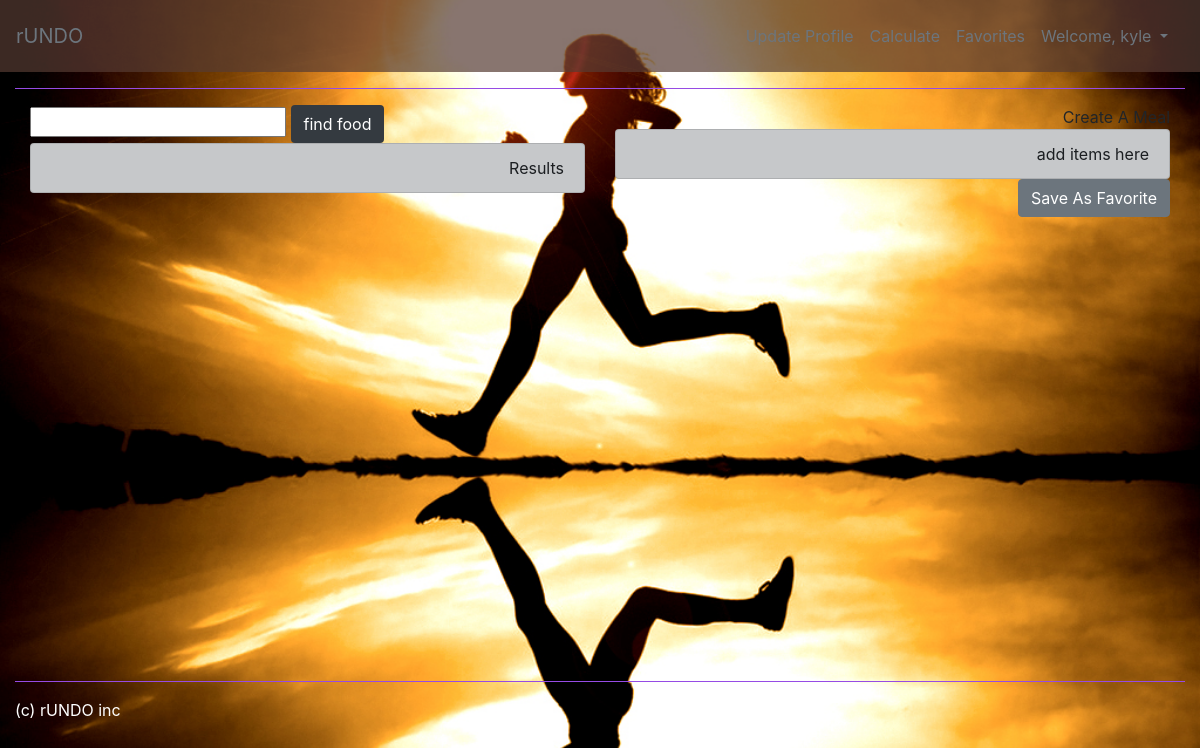
Before: /calculate/ (signed in) with the older database file.
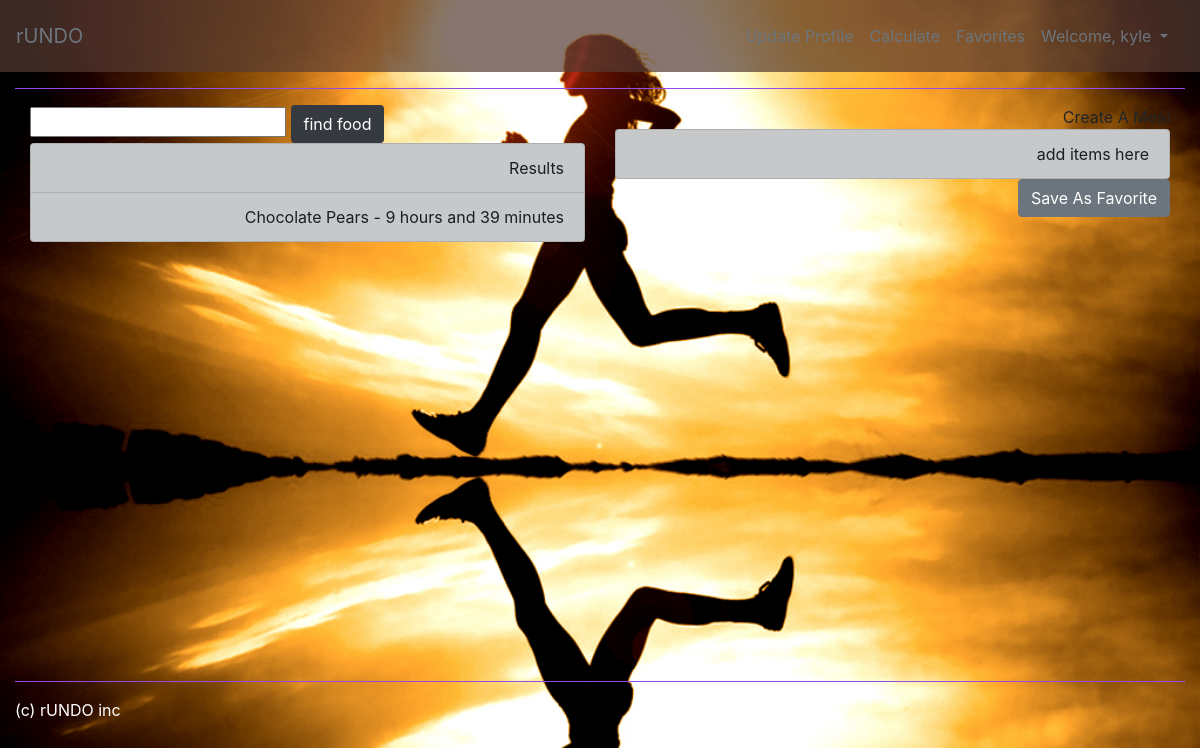
After: the same page with the newer database file.
### RunDoApp/models.py (models this page shows, shortened)
class FoodData(models.Model):
        food_name = models.CharField(max_length=100)
        serving_size = models.FloatField()                 #'3' oz, '5' cup, etc.
        serving_units = models.CharField(max_length=30)       #tbsp, oz, cup, etc
        serving_calories = models.FloatField()
        user_servings = models.FloatField()           #how much user ate
        total_calories = models.FloatField()
        user = models.ForeignKey(User)
        timestamp = models.DateTimeField(default=timezone.now)
        exerciseCapacity = models.ForeignKey(ExerciseCapacity, on_delete=models.CASCADE)
        time_to_run = models.FloatField()
        def __str__(self):
            return self.food_name + " " + str(self.total_calories)
        def get_readable_time(self):
            time_hours = self.time_to_run
            minutes = round(time_hours * 60)
            if minutes < 60:
                return str(minutes) + ' minutes'
            hours = int(minutes / 60)
            minutes -= hours * 60
            output = ''
            if hours == 1:
                output += '1 hour'
            else:
                output += str(hours) + ' hours'
            if minutes > 0:
                output += ' and ' + str(minutes) + ' minutes'
            return output

### RunDoApp/views.py (the view, shortened to what this page needs)
# urls.py: url(r'^calculate/$', views.calculatePage, name='calculatePage'),
@login_required
def calculatePage(request):
    most_recent_history = FoodData.objects.filter(user=request.user).order_by('-timestamp')[:1]
    print(most_recent_history)
    profile = get_object_or_404(UserProfile, user=request.user)
    return render(request, 'RunDoApp/calculatepage.html', {'app_id': secret.app_id,
                                                         'app_key': secret.app_key,
                                                         'most_recent_history': most_recent_history,
                                                         'categories': ExerciseCategory.objects.order_by('name'),
                                                         'profile': profile})

### RunDoApp/templates/RunDoApp/calculatepage.html (shortened to what this page needs)
{% extends 'RunDoApp/base.html' %}
{% block content %}
<div class="container-fluid">
    <div class="row">
        <div class="col">
            <div id="find_food" class="row-sm" >
                <input type="text" id="food_api"/>
                <button id="call_api" class="btn bg-dark text-white">find food</button>
            </div>
                <div class="row-sm-6 text-right" id="food_history">
                    <ul class="list-group" style="color:black">
                        <li class="list-group-item list-group-item-dark">Results</li>
                        {% for history in most_recent_history %}
                           <li class="list-group-item list-group-item-dark">{{history.food_name}} - {{history.get_readable_time}}</li>
                        {% endfor %}
                    </ul>
                </div>
            </div>
            <div class="col-sm text-right" id="create_meal">
                <lh>Create A Meal</lh>
                <ul class="list-group" style="color:black">
                   <li class="list-group-item list-group-item-dark">add items here</li>
                </ul>
                <button id="save_meal" type="submit" class="btn btn-secondary btn-md">Save As Favorite</button>
            </div>
        </div>
    </div>
</div>
{% endblock %}

Changed rows visible on the page:
added FoodData: food_name "Chocolate Pears", get_readable_time "9 hours and 39 minutes"
